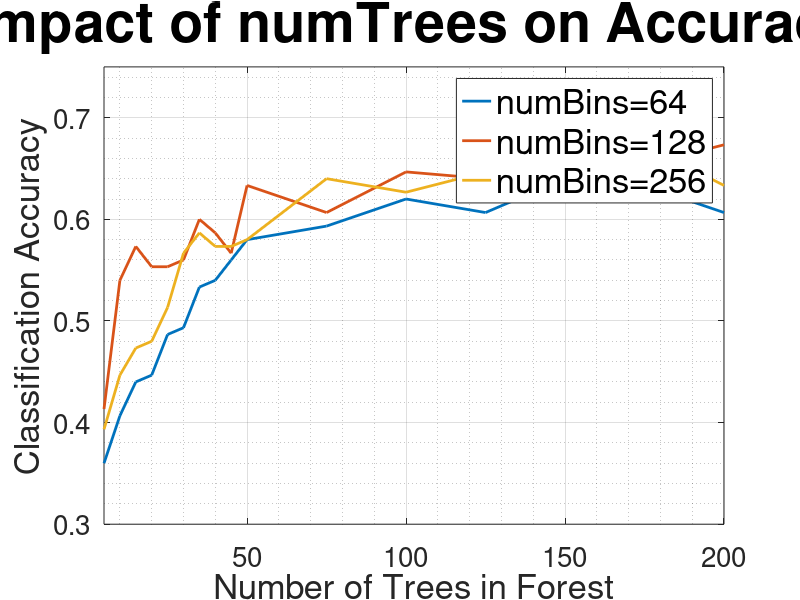

This chart was generated by the following MATLAB code: (Note: this script raises an error after producing the figure.)
load kmeans_codebook_numTrees_acc_and_complexity.mat

figure(1);
plot(treeNum, accuracy_rf_all, 'LineWidth', 2);
axis([5 200 0.3 0.75]);
set(gca,'fontsize',20);
grid on; grid minor;
title('Impact of numTrees on Accuracy','FontSize',40);
xlabel('Number of Trees in Forest', 'FontSize', 25);
ylabel('Classification Accuracy', 'FontSize', 25);
legend({'numBins=64', 'numBins=128','numBins=256'}, 'FontSize', 25);
scale_graph;

% figure(2);
% plot(treeNum, mean(buildRfClassifierTime_all), 'LineWidth', 2);
% axis([5 200 0 1.5]);
% set(gca,'fontsize',20);
% grid on; grid minor;
% title('Computational Complexity of numTrees','FontSize',40);
% xlabel('Number of Trees in Forest', 'FontSize', 25);
% ylabel('Time Taken to Build RF Classifier (s)', 'FontSize', 25);
% scale_graph;


